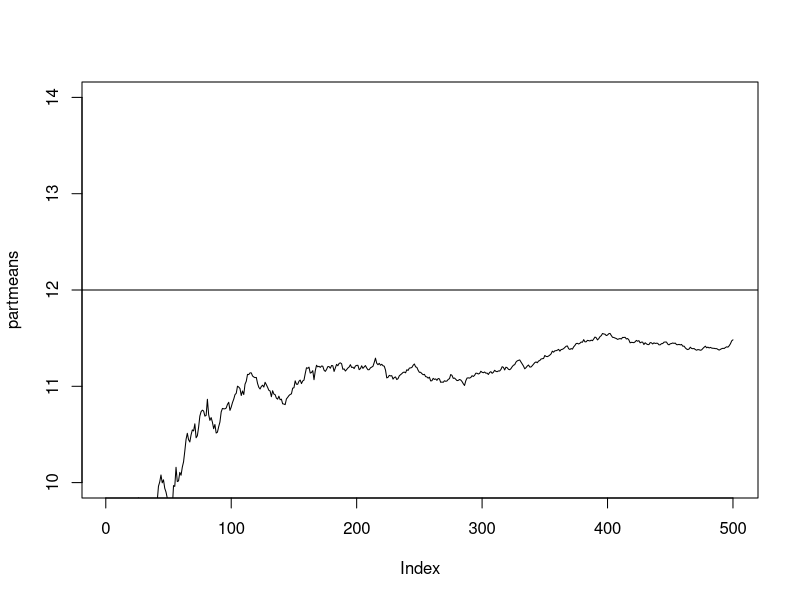

Source code (R):
## ---- chunk 1
n <- 100
lambda <- 0.1
samples <- rexp(n, lambda)
mean(samples)
## ---- chunk 2
n <- 500
mu <- 12
sigma <- 5
samples <- rnorm(n, mu, sigma)
partmeans <- cumsum(samples) / (1:n)
plot(partmeans, type = "l", ylim = c(10, 14))
abline(h = mu)
